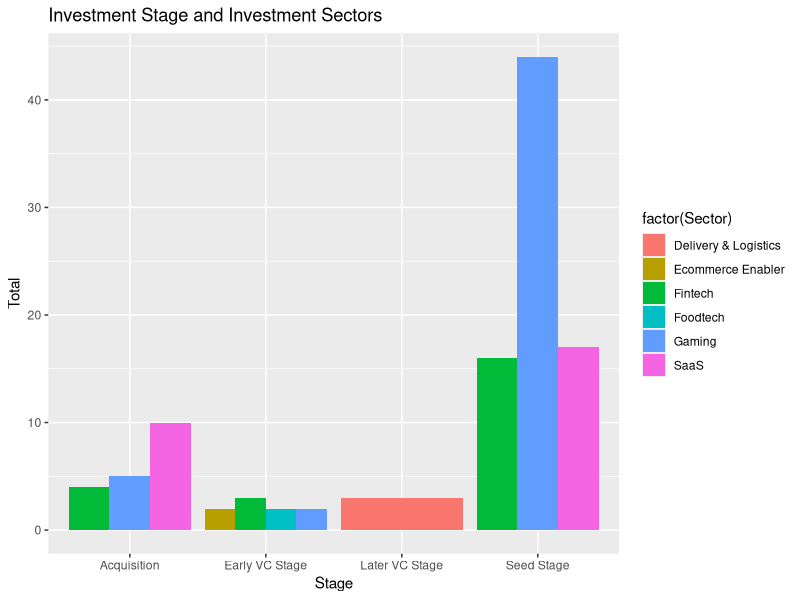
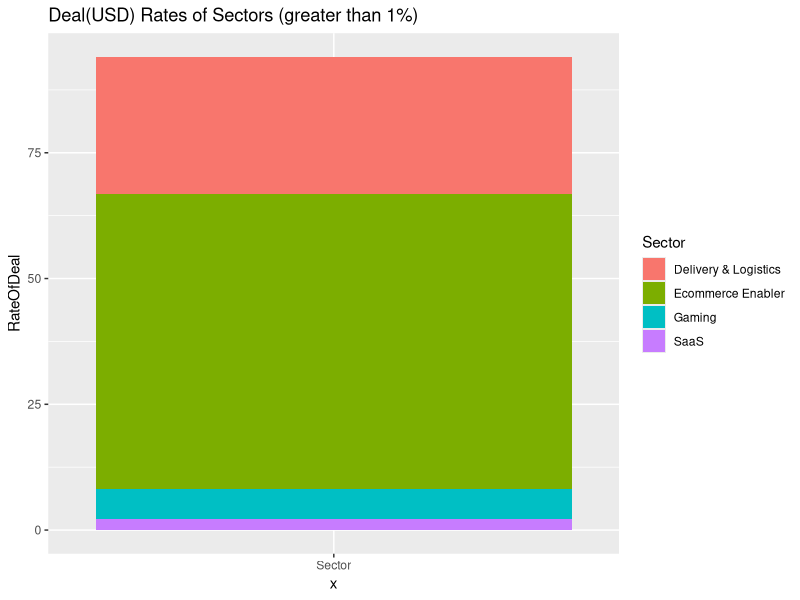
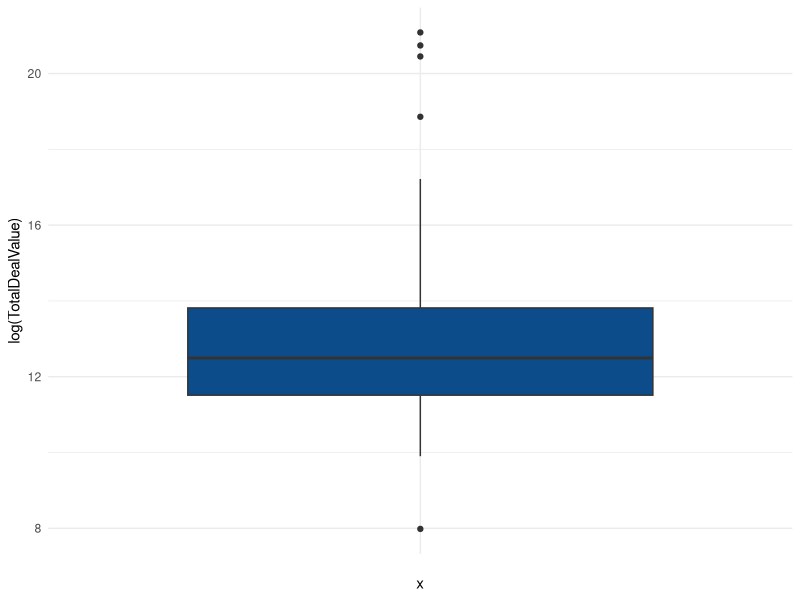
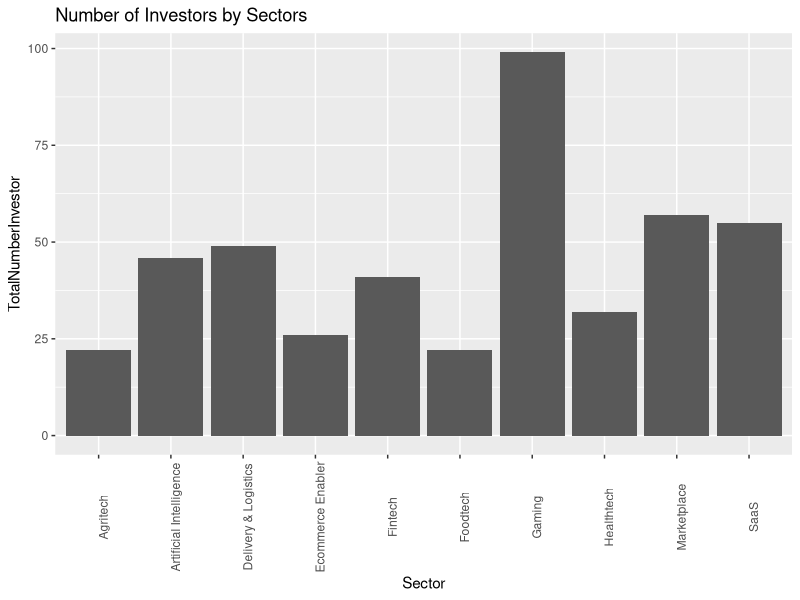
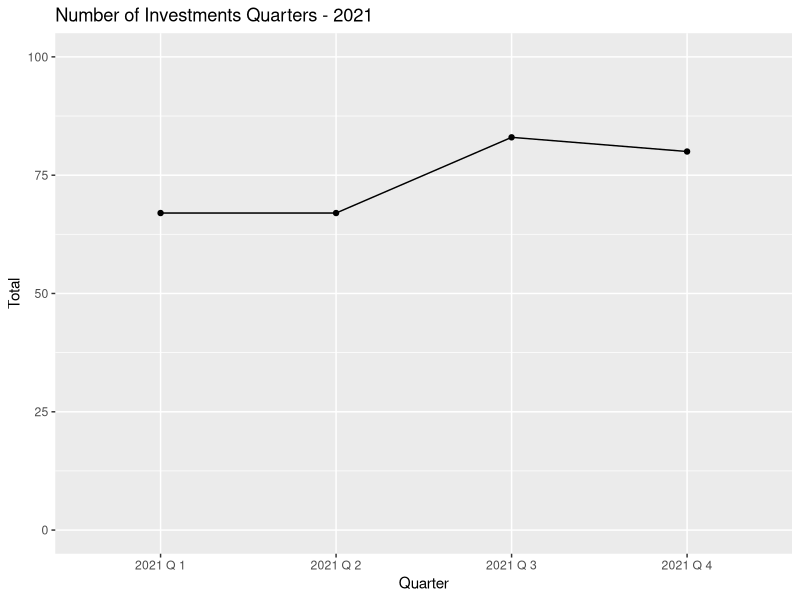
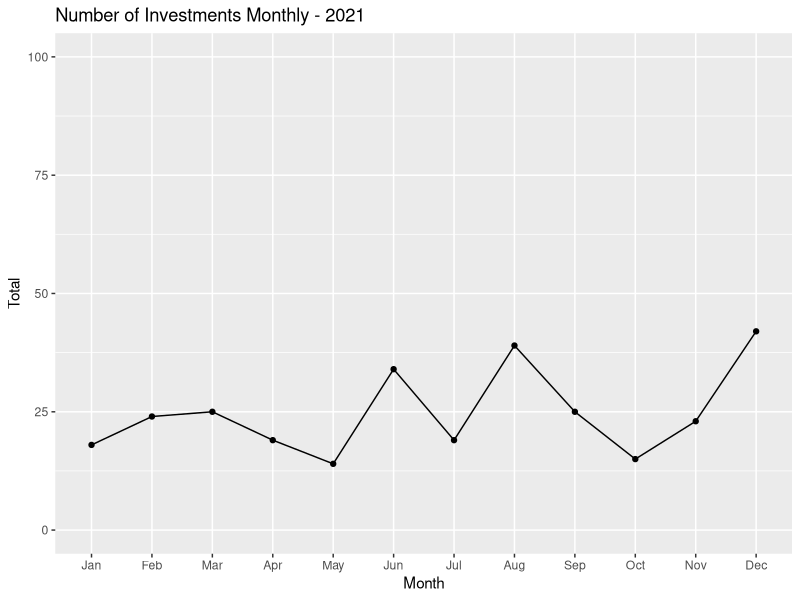
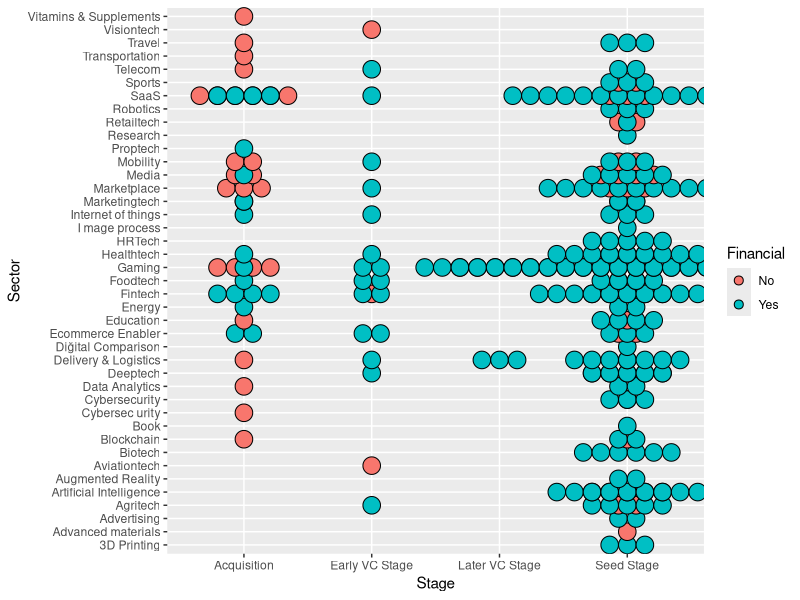

These charts were generated, in order, by the following R code:
## ---- chunk 1
knitr::opts_chunk$set(warning = FALSE)
Sys.setlocale(locale = "en_US.UTF-8")
options(dplyr.summarise.inform = FALSE)
## ---- chunk 2
library(readxl)
library(lubridate)
library(dplyr)
library(tidyverse)
library(ggplot2)
## ---- chunk 3
data = read_excel("data//startup_deals_2021.xlsx")
## ---- chunk 4

data <- data %>% 
  rename(Stage = 'Investment Stage',
         Company = 'Target Company',
         DealValue = 'Deal Value (USD)',
         Financial = 'Financial Investor',
         Date = 'Announcement Date',
         Origin ="Investor's Origin",
         Stake = "Stake (%)"
  )
colnames(data)
## ---- chunk 5
data$Sector[data$Sector == 'Ecommerce enabler'] <- 'Ecommerce Enabler'
data$Sector[data$Sector == 'Data analytics'] <- 'Data Analytics'
## ---- chunk 6
options(scipen=999)
data$DealValue <- suppressWarnings(as.numeric(data$DealValue))

data$Date <- my(data$Date)


data <- data %>% 
  mutate(Stake = str_replace_all(Stake, "%", ""))
data$Stake <- suppressWarnings(as.numeric(data$Stake))
sapply(data, class)

## ---- chunk 7
data_incons <- data %>%
  filter(Sector %in% c('Diğital Comparison',
'Artificial intelligence',
'Cybersec urity',
'Telecpm',
'Artificial Intelligence',
'B lockchain'
))
unique(data_incons$Sector)
## ---- chunk 8
data$Sector[data$Sector == 'Artificial intelligence'] <- 'Artificial Intelligence'
data$Sector[data$Sector == 'Telecpm'] <- 'Telecom'
data$Sector[data$Sector == 'B lockchain'] <- 'Blockchain'
data$Sector[data$Sector == 'Diğital '] <- 'Dijital'
data$Sector[data$Sector == 'Cybersec urity '] <- 'Cybersecurity'
data$Sector[data$Sector == 'Ecommerce enabler'] <- 'Ecommerce Enabler'
data$sector[data$Sector == 'I mage process'] <- 'Image process'
## ---- chunk 9
knitr::kable(head(data))

## ---- chunk 10
sector_stage <- data %>%
  group_by(Stage,Sector) %>%
  summarise(Total = n()) %>% 
  arrange(desc(Total)) %>%
  slice_max(Total,n=3)
knitr::kable(sector_stage)

## ---- chunk 11
ggplot(data=sector_stage, aes(x=Stage, y=Total, fill=factor(Sector))) +
  geom_bar(position="dodge",stat="identity") + 
  ggtitle("Investment Stage and Investment Sectors")

## ---- chunk 12

df1 <-  data %>%
  mutate(TotalDeal = sum(DealValue,na.rm = TRUE))

 
df2 <- df1 %>%
  group_by(Sector) %>%
  summarise(RateOfDeal=(sum(DealValue,na.rm = TRUE)/TotalDeal)*100) %>%
  arrange(desc(RateOfDeal)) 
  

knitr::kable(head(unique(df2)))
## ---- chunk 13
df3 <- df2 %>% filter(RateOfDeal>1)
df3 <- unique(df3)
ggplot(df3, aes(x="Sector", y=RateOfDeal, fill=Sector))+
geom_bar(width = 1, stat = "identity") +
  ggtitle("Deal(USD) Rates of Sectors (greater than 1%)")
## ---- chunk 14
df <-  data %>%
  group_by(Company,Sector) %>%
  summarise(Total=n(),TotalDealValue=sum(DealValue))  %>%
  arrange(desc(TotalDealValue))

ggplot(df) +
  aes(x = "", y = log(TotalDealValue)) +
  geom_boxplot(fill = "#0c4c8a") +
  theme_minimal()

## ---- chunk 15

lower_bound <- quantile(df$TotalDealValue, 0.01,na.rm = TRUE)
upper_bound <- quantile(df$TotalDealValue, 0.99,na.rm = TRUE)

upper_outlier_ind <- which(df$TotalDealValue > upper_bound)


knitr::kable(df[upper_outlier_ind, ],caption = "Companies Making Difference")

## ---- chunk 16
Stage <- data %>% group_by(Company,Stage) %>%
  summarise(Investment_Count = n(),
  TotalDealValue=sum(DealValue)          
  )

Stage_v2 <- Stage %>% group_by(Company) %>%
  summarise(StageCount = n())

filter(Stage_v2,StageCount>1)

Morethanonestage <-data %>%
                    select(Company,Sector,DealValue,Date,Stage) %>%
                    filter(Company == "Getir" | Company == "Servislet") 

knitr::kable(Morethanonestage,caption = "Companies which invested in different stages")
## ---- chunk 17
data_investor <- mutate(data,
       investor_number = sapply(strsplit(as.character(data$Investor), ","), length))

investor_gg <- data_investor %>%
  group_by(Sector) %>%
  summarise(TotalNumberInvestor=sum(investor_number))  %>%
  arrange(desc(TotalNumberInvestor)) %>%
  slice_max(TotalNumberInvestor,n=10)

ggplot(data=investor_gg, aes(x=Sector, y=TotalNumberInvestor)) +
  geom_bar(position="dodge",stat="identity") + 
  ggtitle("Number of Investors by Sectors") +
  theme(axis.text.x = element_text(angle = 90))

## ---- chunk 18

data_inv_origin <- mutate(data,
       origin_number = sapply(strsplit(as.character(data$Origin), ","), length)) 

inv_or_sec <- data_inv_origin %>%
  group_by(Sector) %>%
  summarise(MaxOriginNumber = max(origin_number),MeanOriginNumber = mean(origin_number)) %>%
  filter(MaxOriginNumber>1) %>%
  arrange(desc(MaxOriginNumber)) %>%
  top_n(5)

 
knitr::kable(inv_or_sec)
## ---- chunk 19

df1 <- data %>%
  group_by(Sector) %>%
  summarise(
    Total = n(),
    Financial = sum(Financial == "Yes")
  ) %>%
  mutate(FinancialInvestorPercentage =(Financial/Total)*100 ) %>%
  filter(Total>1) %>%
  arrange(desc(Financial),desc(FinancialInvestorPercentage))

knitr::kable(head(df1,10))
## ---- chunk 20
df <-  data %>%
  mutate(Month = month(data$Date, label=TRUE)) %>%
  mutate(Quarter = paste("2021 Q", quarter(data$Date)))  %>%
  group_by(Quarter) %>%
  summarise(Total=n())%>%
  arrange(Quarter) 

ggplot(data=df, aes(x=Quarter, y=Total, group=1)) +
  geom_line()+
  geom_point() +
  ylim(0,100) +
  ggtitle("Number of Investments Quarters - 2021")


## ---- chunk 21
df1 <-  data %>%
  mutate(Month = month(data$Date, label=TRUE)) %>%
  group_by(Month) %>%
  summarise(Total=n())%>%
  arrange(Month) 

ggplot(data=df1, aes(x=Month, y=Total, group=1)) +
  geom_line()+
  geom_point() +
  ylim(0,100) +
  ggtitle("Number of Investments Monthly - 2021")
## ---- chunk 22
  ggplot(data,aes(x = Stage, y=Sector, fill = Financial)) +
    geom_dotplot(binaxis = "y", stackdir = "center")
